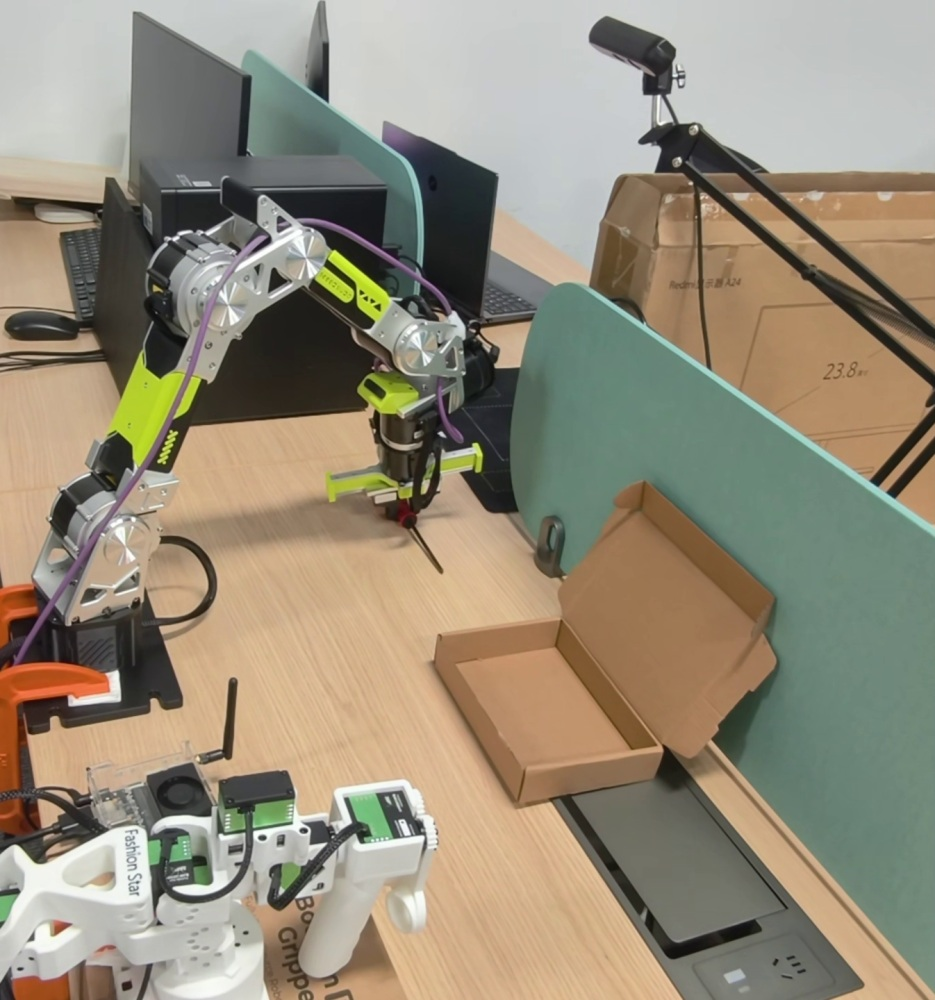
#> input picture media/b601-pi05-grasp.jpg, 935 x 1000 px
$ python -i b601_grasp_observer.py   (imports and definitions only)
#> lines starting #> are read from the running program, lines starting #| are printed output that depends on the picture; after the words box and inside, x2 and y2 are one past the last pixel; in counts of white or black regions, pixels touching at a corner belong together
#> further down, picture is the input picture: shape (1000, 935, 3); mean B, G, R 121, 140, 149
"""Passive, task-specific red handle / dark finger candidate observation.

This module has no motor interface. Image overlap cannot verify height,
contact, grip force, or that an object will follow the gripper when lifted.
"""
import threading
import time

import cv2
import numpy as np


def observe_hand(frame):
    h, w = frame.shape[:2]
#> h = 1000; w = 935
    marked = frame.copy()
    hsv = cv2.cvtColor(frame, cv2.COLOR_BGR2HSV)
#> hsv: shape (1000, 935, 3); mean H, S, V 43.1, 59.8, 154.4
    red = (((hsv[:, :, 0] < 12) | (hsv[:, :, 0] > 170)) &
           (hsv[:, :, 1] > 105) & (hsv[:, :, 2] > 60)).astype(np.uint8) * 255
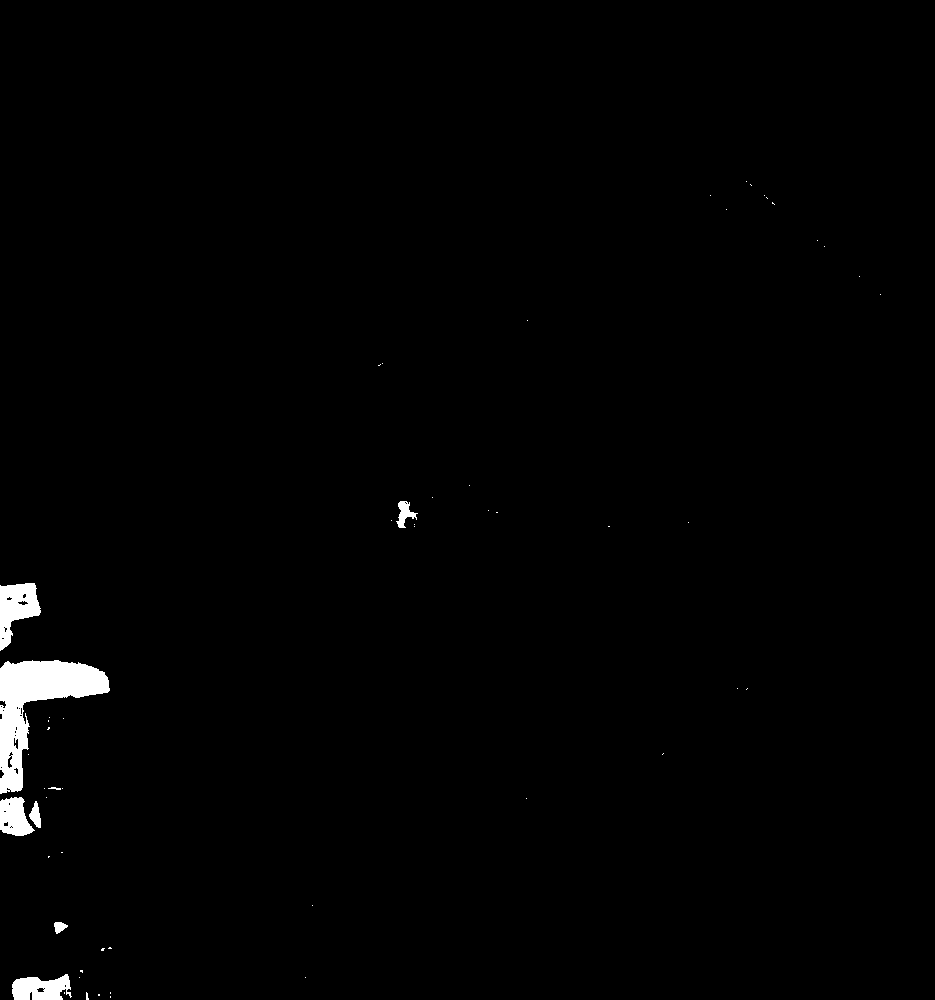
#> red: shape (1000, 935); 1.1% white; 56 white regions (48 under 20 px), largest, box (x1, y1, x2, y2) and area: (0, 660, 110, 794) 5845, (0, 583, 41, 651) 1565, (12, 974, 72, 1000) 1131
    red = cv2.morphologyEx(red, cv2.MORPH_OPEN, np.ones((3, 3), np.uint8))
#> red: shape (1000, 935); 1.1% white; 8 white regions (1 under 20 px)
    contours, _ = cv2.findContours(red, cv2.RETR_EXTERNAL, cv2.CHAIN_APPROX_SIMPLE)
#> contours = 8 contours, 1 with area under 20; largest, box (x1, y1, x2, y2) and area: (0, 660, 110, 794) 5622, (0, 583, 41, 650) 1516, (12, 974, 70, 1000) 1040, (0, 797, 33, 836) 906, (397, 501, 416, 528) 214, (29, 803, 41, 828) 155, (54, 922, 67, 933) 86
    targets = sorted((c for c in contours if cv2.contourArea(c) > h*w*.0015),
                     key=cv2.contourArea, reverse=True)
#> targets = 2 contours; box (x1, y1, x2, y2) and area: (0, 660, 110, 794) 5622, (0, 583, 41, 650) 1516
    result = dict(mode='passive_candidates', target=None, fingers=None,
                  lateral_state='unknown', alignment_verified=False, grasp_verified=False,
                  message='未找到唯一红色手柄候选；无法判断对位',
                  limitations='仅图像候选；高度、接触和是否夹住均未验证，不自动闭爪或放行搬运。')
    if targets and (len(targets) == 1 or cv2.contourArea(targets[1]) < .35*cv2.contourArea(targets[0])):
        contour = targets[0]
#> contour = contour of 164 points, box (x1, y1, x2, y2) (0, 660, 110, 794), area 5622
        mask = np.zeros((h, w), np.uint8)
        cv2.drawContours(mask, [contour], -1, 255, -1)
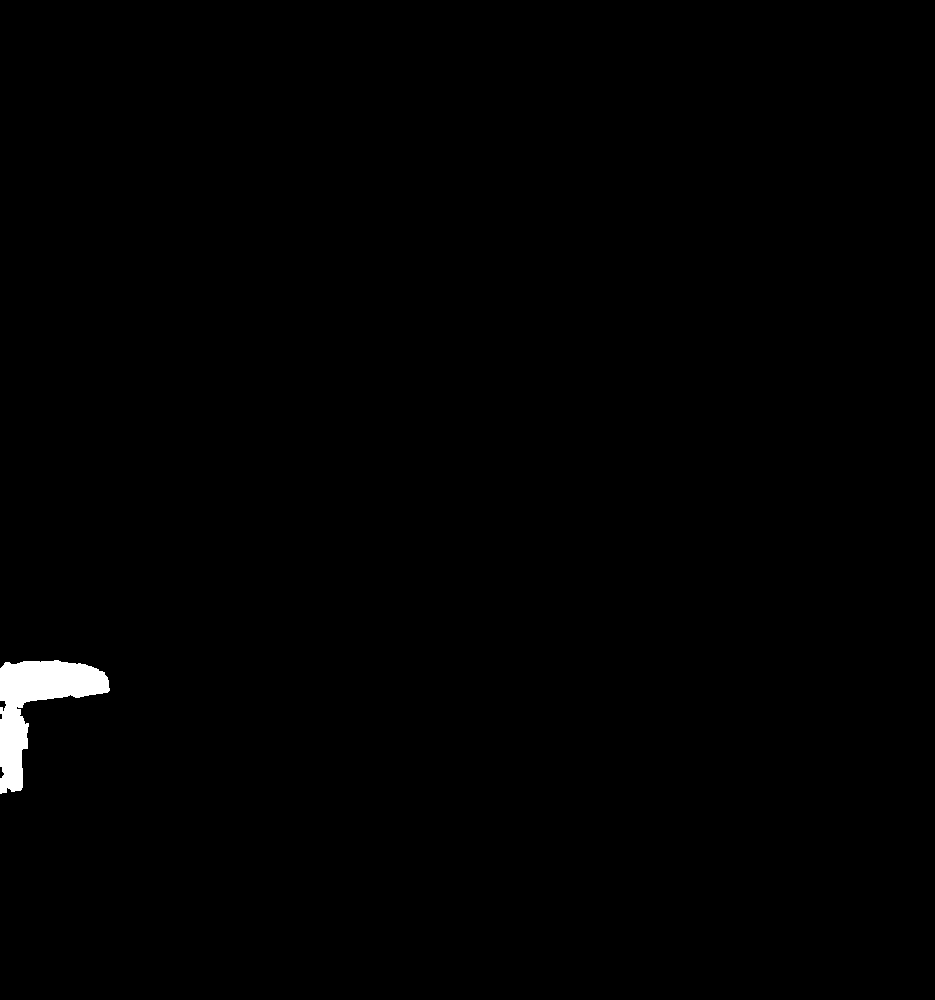
#> mask: shape (1000, 935); 0.63% white; 1 white region, box (x1, y1, x2, y2) and area: (0, 660, 110, 794) 5865
        ys, xs = np.nonzero(mask)
#> ys = 5865 values from 660 to 793; xs = 5865 values, max 109 at index 2745, min 0 at index 514, mean 36.14
        x, y, bw, bh = cv2.boundingRect(contour)
#> x = 0; y = 660; bw = 110; bh = 134
        result['target'] = dict(kind='red_handle_candidate', bbox=[x, y, bw, bh],
                                center_px=[float(xs.mean()), float(ys.mean())],
                                clipped=bool(x == 0 or y == 0 or x+bw >= w or y+bh >= h))
        cv2.drawContours(marked, [contour], -1, (0, 200, 255), 2)
#> marked: shape (1000, 935, 3); 0.16% of pixels changed, all inside (x1, y1, x2, y2) = (0, 659, 111, 795)

    # Both actual dark finger silhouettes must attach to the lower border.
    # Never replace a missing finger with the image centre or a fixed ROI.
    dark = (hsv[:, :, 2] < 55).astype(np.uint8)
#> dark: shape (1000, 935); values 0 (black) and 1 (white), 8.6% white; 308 white regions (222 under 20 px), largest, box (x1, y1, x2, y2) and area: (170, 288, 376, 436) 14899, (264, 155, 495, 331) 12781, (392, 320, 519, 513) 9254
    count, labels, stats, _ = cv2.connectedComponentsWithStats(dark, 8)
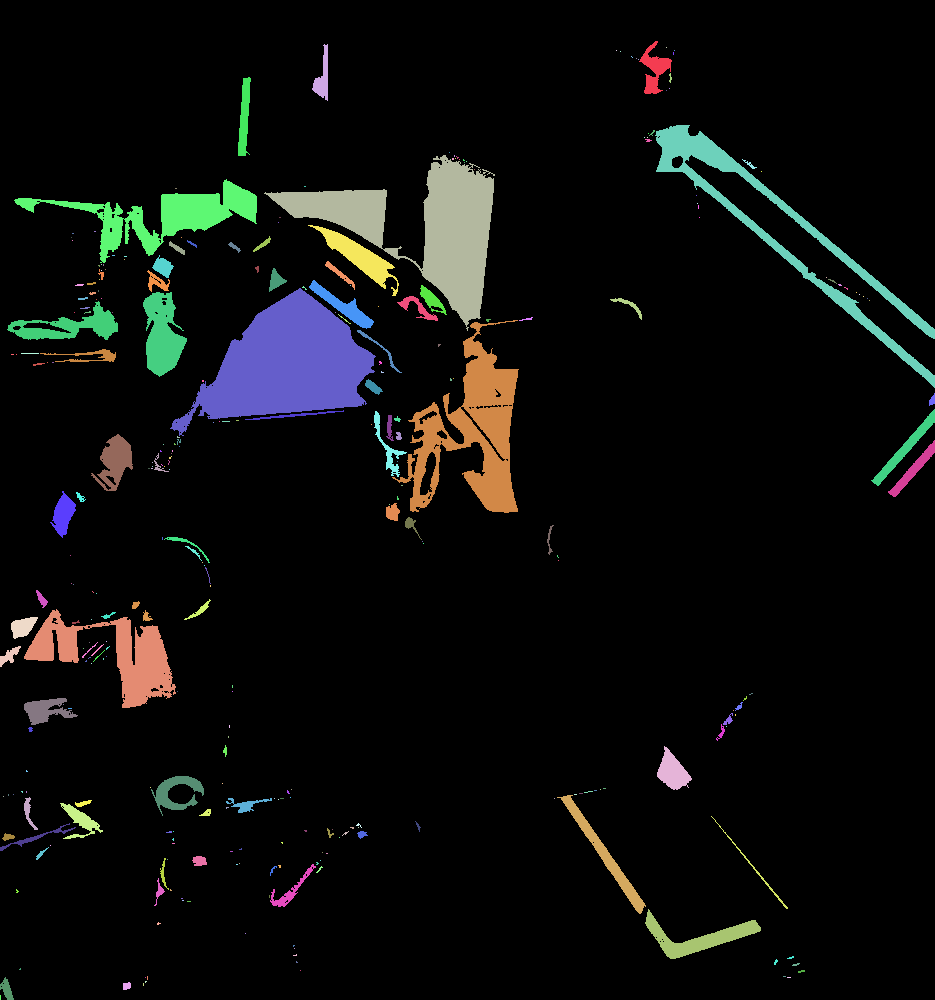
#> labels: shape (1000, 935) int32; 309 distinct labels, from 0 to 308; one colour per label, 0 black
#> count = 309; stats = 309 rows, first 6: [0, 0, 935, 1000, 854297], [639, 41, 33, 53, 708], [312, 44, 16, 57, 429], [666, 47, 1, 1, 1], [616, 50, 1, 1, 1], [620, 51, 1, 1, 1]
    candidates = []
    for label in range(1, count):
        x, y, bw, bh, area = map(int, stats[label])
        if y+bh >= h-2 and area > h*w*.025 and bw > w*.07 and .15*h < y < .8*h:
            yy, xx = np.nonzero(labels == label)
            tip_band = xx[yy <= y+max(3, h*.02)]
            candidates.append((label, x, y, bw, tip_band))
#> this loop made 308 passes
#> (x, y, bw, bh, area) on passes 1, 2, 12: (639, 41, 33, 53, 708), (312, 44, 16, 57, 429), (238, 77, 13, 79, 640)
#> after the loop, candidates = []
    candidates.sort(key=lambda c: c[1])
    if len(candidates) == 2:
        left, right = candidates
        lx, rx = int(left[4].max()), int(right[4].min())
        ly, ry = left[2], right[2]
        if lx < rx and .025*w < rx-lx < .7*w and abs(ly-ry) < .2*h:
            gap = np.zeros((h, w), np.uint8)
            borders = []
            for row in range(max(ly, ry), h):
                a = np.flatnonzero(labels[row] == left[0])
                b = np.flatnonzero(labels[row] == right[0])
                if len(a) and len(b) and a[-1]+3 < b[0]:
                    gap[row, a[-1]+2:b[0]-1] = 255
                    borders.append((row, int(a[-1]), int(b[0])))
            if len(borders) >= h*.12:
                result['fingers'] = dict(kind='dark_finger_candidates', tips_px=[[lx, ly], [rx, ry]])
                for px, py in ((lx, ly), (rx, ry)):
                    cv2.circle(marked, (px, py), 6, (255, 220, 0), 2)
                gap_contours, _ = cv2.findContours(gap, cv2.RETR_EXTERNAL, cv2.CHAIN_APPROX_SIMPLE)
                cv2.drawContours(marked, gap_contours, -1, (255, 220, 0), 1)
                if result['target']:
                    overlap = float(np.count_nonzero((mask > 0) & (gap > 0))/np.count_nonzero(mask))
                    cx, cy = result['target']['center_px']
                    row = min(borders, key=lambda r: abs(r[0]-cy))
                    result['gap_overlap_fraction'] = overlap
                    result['lateral_error_px'] = float(cx-(row[1]+row[2])/2)
                    # A truncated/occluded handle is never a positive alignment.
                    if overlap >= .8 and not result['target']['clipped']:
                        result['lateral_state'] = 'inside_gap_2d'
                        result['message'] = '手柄候选大部分在两指间的图像区域；高度与夹持仍未知'
                    elif overlap < .2:
                        result['lateral_state'] = 'outside_gap_2d'
                        result['message'] = '手柄候选主要在两指间图像区域之外，不能认定对准'
                    else:
                        result['message'] = '手柄与指间区域部分重叠或画面截断，不能认定对准'
    if result['target'] and result['fingers'] is None:
        result['message'] = '已找到红色手柄候选，双指轮廓不明确；无法判断对位'
    cv2.putText(marked, 'PASSIVE / ' + result['lateral_state'], (12, 24),
                cv2.FONT_HERSHEY_SIMPLEX, .55, (0, 220, 255), 1, cv2.LINE_AA)
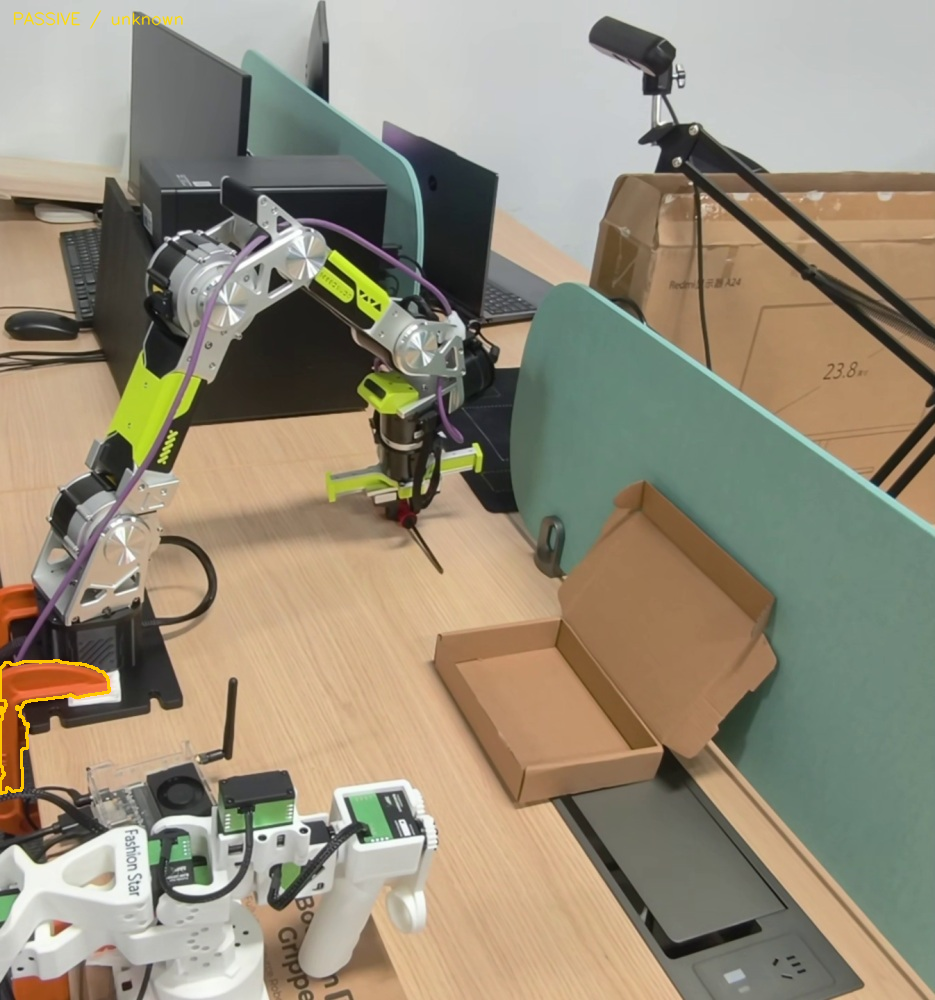
#> marked: shape (1000, 935, 3); mean B, G, R 120.8, 140.2, 149.2
    return result, marked


class GraspObserver:
    def __init__(self, frames):
        self.frames = frames
        self.lock = threading.Lock()
        self.result = None
        self.jpeg = None
        self.stamp_ns = 0

    def run(self, stop):
        while not stop.is_set():
            snapshot = self.frames.snapshot('hand', max_age_ms=300)
            if snapshot is not None and snapshot[1] != self.stamp_ns:
                frame, stamp_ns = snapshot
                try:
                    result, marked = observe_hand(frame)
                    ok, encoded = cv2.imencode('.jpg', marked)
                    with self.lock:
                        self.result = result
                        self.jpeg = encoded.tobytes() if ok else None
                        self.stamp_ns = stamp_ns
                except Exception:
                    with self.lock:
                        self.result = None
                        self.jpeg = None
                        self.stamp_ns = 0
            stop.wait(.2)

    def status(self):
        with self.lock:
            age_ms = (time.monotonic_ns()-self.stamp_ns)/1e6 if self.stamp_ns else None
            if age_ms is None or age_ms > 600:
                return dict(fresh=False, age_ms=age_ms, lateral_state='unknown',
                            alignment_verified=False, grasp_verified=False,
                            message='腕部图像或检测结果过期，无法判断对位')
            return dict(self.result, fresh=True, age_ms=age_ms)

    def image(self):
        with self.lock:
            return self.jpeg if self.stamp_ns and time.monotonic_ns()-self.stamp_ns <= 600e6 else None

>>> import cv2
>>> picture = cv2.imread('../../media/b601-pi05-grasp.jpg')
>>> result = observe_hand(picture)
